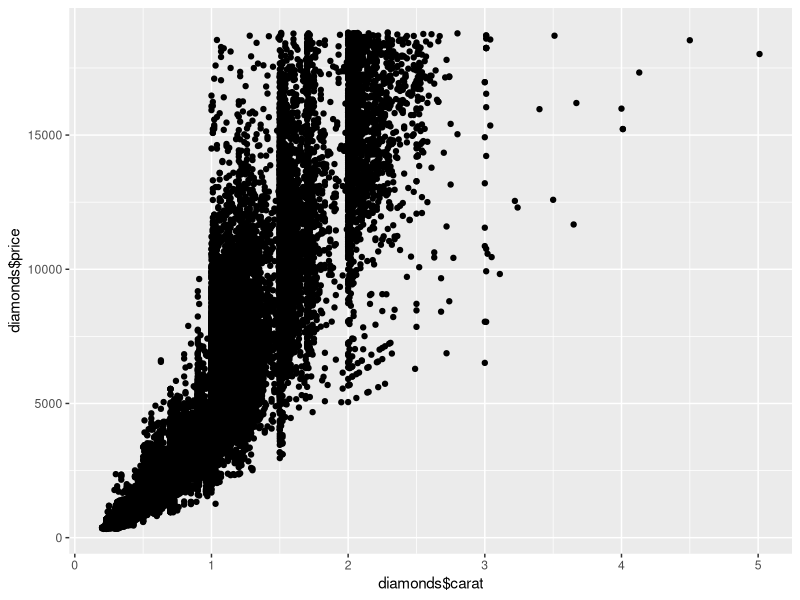
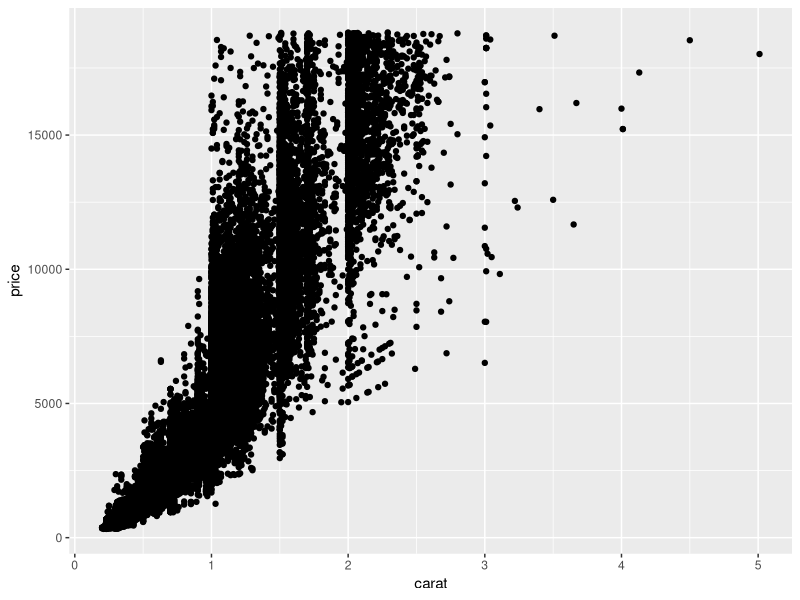
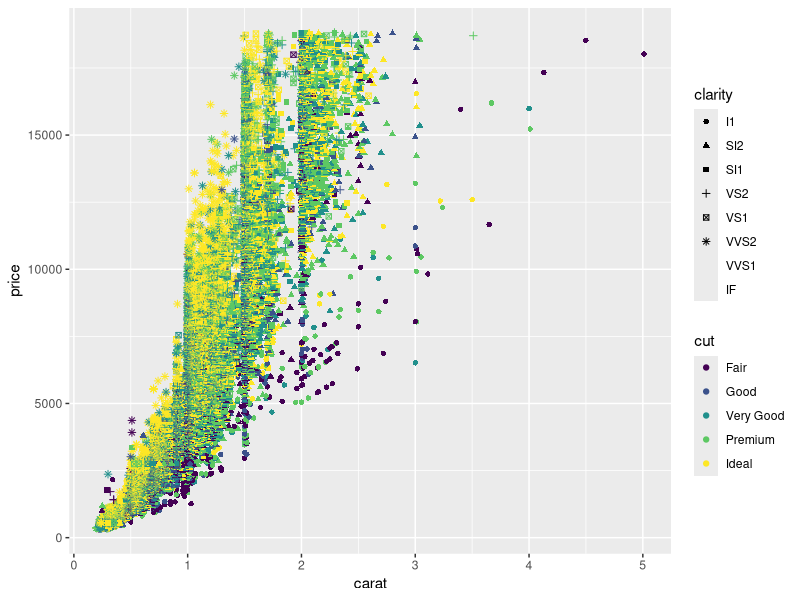
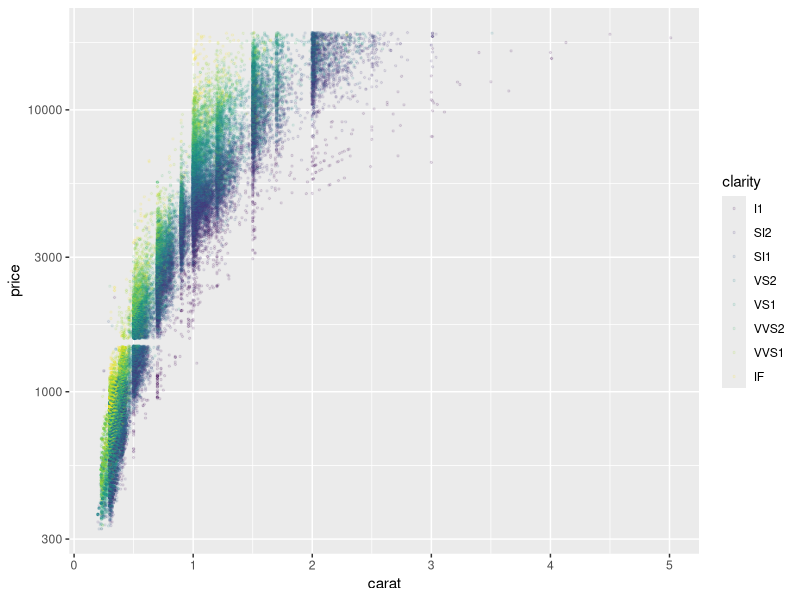
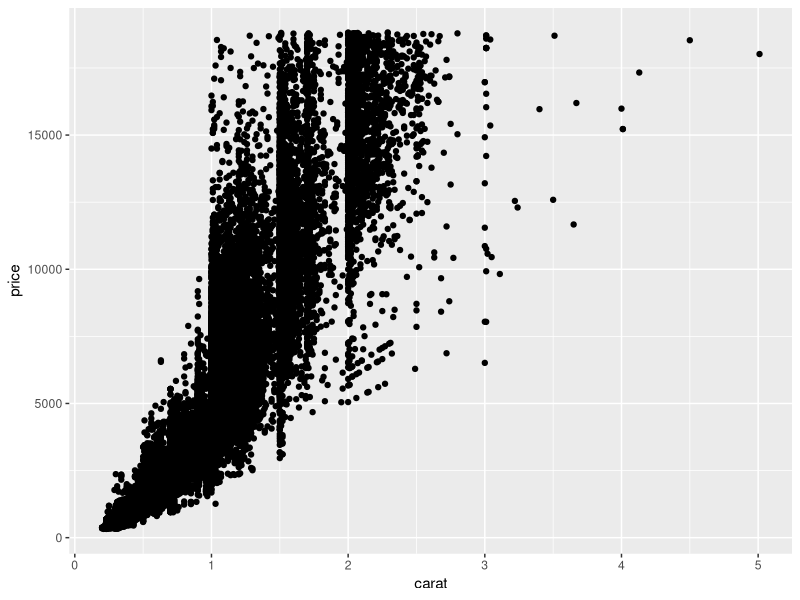
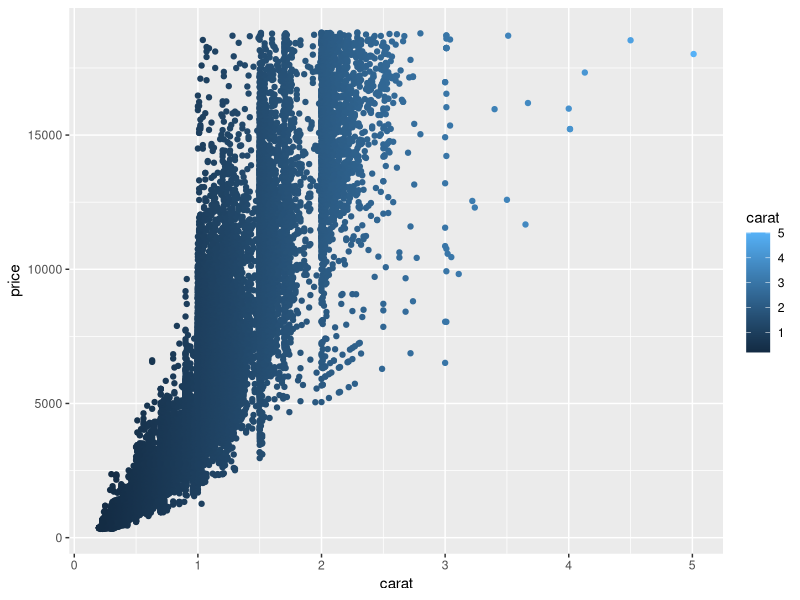
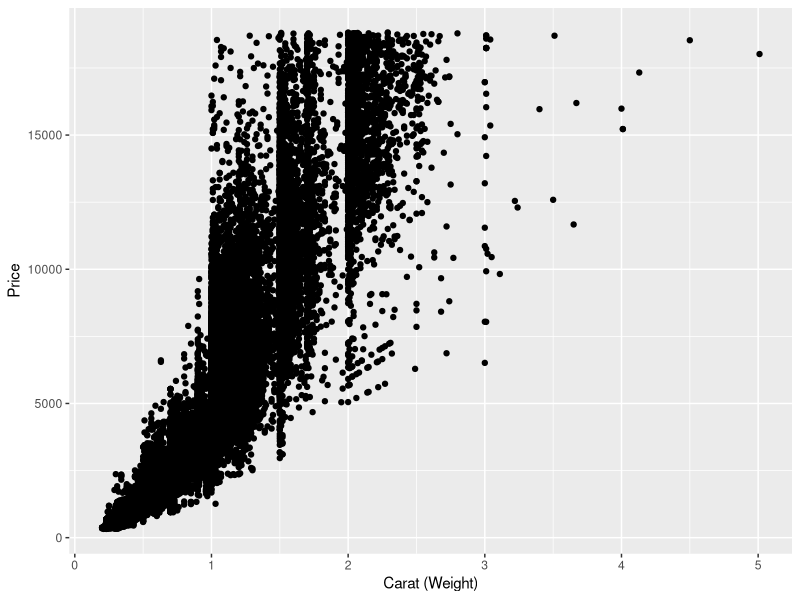
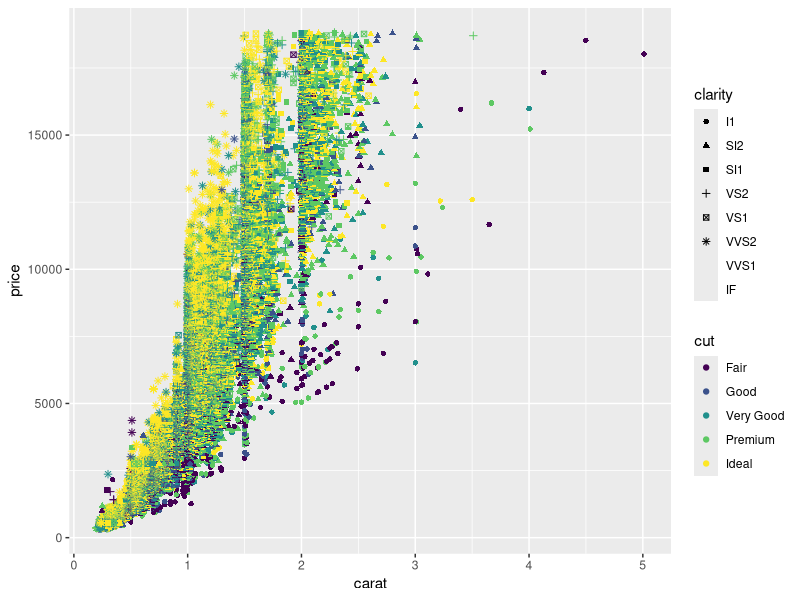

These charts were generated, in order, by the following R code:
## ---- chunk 1
library(tidyverse)
## ---- chunk 2
head(diamonds)
qplot(diamonds$carat, diamonds$price)
## ---- chunk 3
qplot(carat, price, data = diamonds)
## ---- chunk 4
qplot(x = carat, y = price,
      shape = clarity, 
      color = cut, 
      data = diamonds)
head(diamonds)
## ---- chunk 5
#qplot(x = clarity, y = price,
#      data = diamonds)
ggplot(data = diamonds, 
       aes(x = carat, y = price, color = clarity)) +
  geom_point(alpha = .1, size = .5) + 
  scale_y_log10() 
## ---- chunk 6
d <- ggplot(diamonds, aes(x=carat, y=price)) # first you set the aesthetic and dataset
d + geom_point() # then you add geoms
d + geom_point(aes(colour = carat)) # and you can keep doing this to add layers to the plot
## ---- chunk 7
ggplot(diamonds, aes(x=carat, y=price)) + 
  geom_point() + 
  ylab("Price") + 
  xlab("Carat (Weight)")
## ---- chunk 8
ggplot(diamonds, aes(x=carat, y=price, col = cut, shape = clarity)) +
  geom_point() 
## ---- chunk 9
ggplot(diamonds, aes(x=carat, y=price, col = cut)) +
  geom_point(shape = ".") +
  facet_grid(cut ~ clarity)
## ---- chunk 10
ggplot(diamonds, aes(x=carat, y=price, col = clarity)) +
  geom_point(shape = ".") +
  facet_wrap(~ cut)
## ---- chunk 11
ggplot(diamonds, aes(x=carat, y=price)) +
  geom_point(shape = ".") +
  facet_grid(cut ~ clarity) +
  geom_smooth(method="lm", aes(col = clarity))
## ---- chunk 12

## ---- chunk 13
ggplot(diamonds, aes(x = carat, y = price, col = cut)) + 
  geom_point() + 
  facet_wrap(~clarity) + 
  ggthemes::theme_few() + 
  scale_colour_grey()
